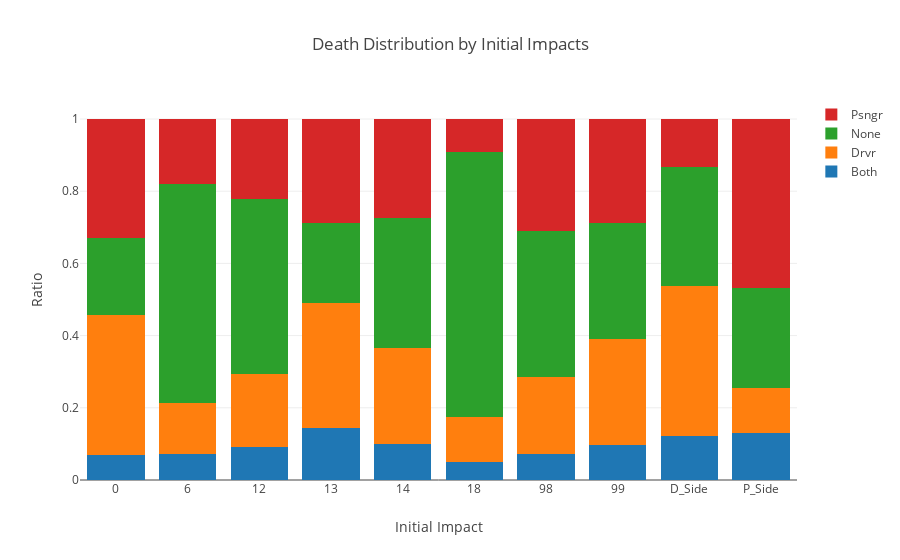

Source (notebook cell):
### Markdown cell above
### Death distribution on initial impacts

### Code cell
inimpact_df = data[['year', 'state','inimpact', 'injury', 'restraint','airbag', 'Restraint', 'airbagAvail', 'airbagDeploy', 'D_injury',
                  'D_airbagAvail', 'D_airbagDeploy', 'D_Restraint']]
#but first lets generalize impacts types to top front, back, left, right
driverside = [7,8,9,10,11,62,63,61]
passengerside = [1,2,3,4,5,82,83,81]
inimpact_df.loc[inimpact_df.inimpact.isin(driverside), 'inimpact'] = 'D_Side'
inimpact_df.loc[inimpact_df.inimpact.isin(passengerside), 'inimpact'] = 'P_Side'

#add death type for ex. drvr means only driver died in an accident
#todo: find optimized way to perform below manipulation
inimpact_df['who_died'] = inimpact_df.apply(addDeathType, axis=1)

iplot(stacked_chart(df=inimpact_df, x='inimpact', legend='who_died', xaxistitle='Initial Impact', yaxistitle='Ratio', title='Death Distribution by Initial Impacts', normalize='index'))

# iplot(stacked_chart(df=inimpact_df, x='inimpact', legend='who_died', xaxistitle='Initial Impact', yaxistitle='Ratio', title='Death Distribution by Initial Impacts'))

### Figure 1 — Plotly figure (JSON) as saved in the notebook; plotly's stock layout.template omitted (floating-point values rounded to 4 significant figures)
{"data": [{"name": "Both", "type": "bar", "x": [0, 6, 12, 13, 14, 18, 98, 99, "D_Side", "P_Side"], "y": [0.06873, 0.07134, 0.09263, 0.1438, 0.09894, 0.05102, 0.07143, 0.09802, 0.1213, 0.1303]}, {"name": "Drvr", "type": "bar", "x": [0, 6, 12, 13, 14, 18, 98, 99, "D_Side", "P_Side"], "y": [0.3885, 0.142, 0.2023, 0.3477, 0.2659, 0.1224, 0.2143, 0.2923, 0.4162, 0.1246]}, {"name": "None", "type": "bar", "x": [0, 6, 12, 13, 14, 18, 98, 99, "D_Side", "P_Side"], "y": [0.2138, 0.6067, 0.4833, 0.2201, 0.3607, 0.7347, 0.4048, 0.3212, 0.3297, 0.2759]}, {"name": "Psngr", "type": "bar", "x": [0, 6, 12, 13, 14, 18, 98, 99, "D_Side", "P_Side"], "y": [0.329, 0.18, 0.2218, 0.2884, 0.2745, 0.09184, 0.3095, 0.2885, 0.1328, 0.4692]}], "layout": {"barmode": "stack", "title": "Death Distribution by Initial Impacts", "xaxis": {"showticklabels": true, "title": "Initial Impact", "type": "category"}, "yaxis": {"title": "Ratio"}}}
